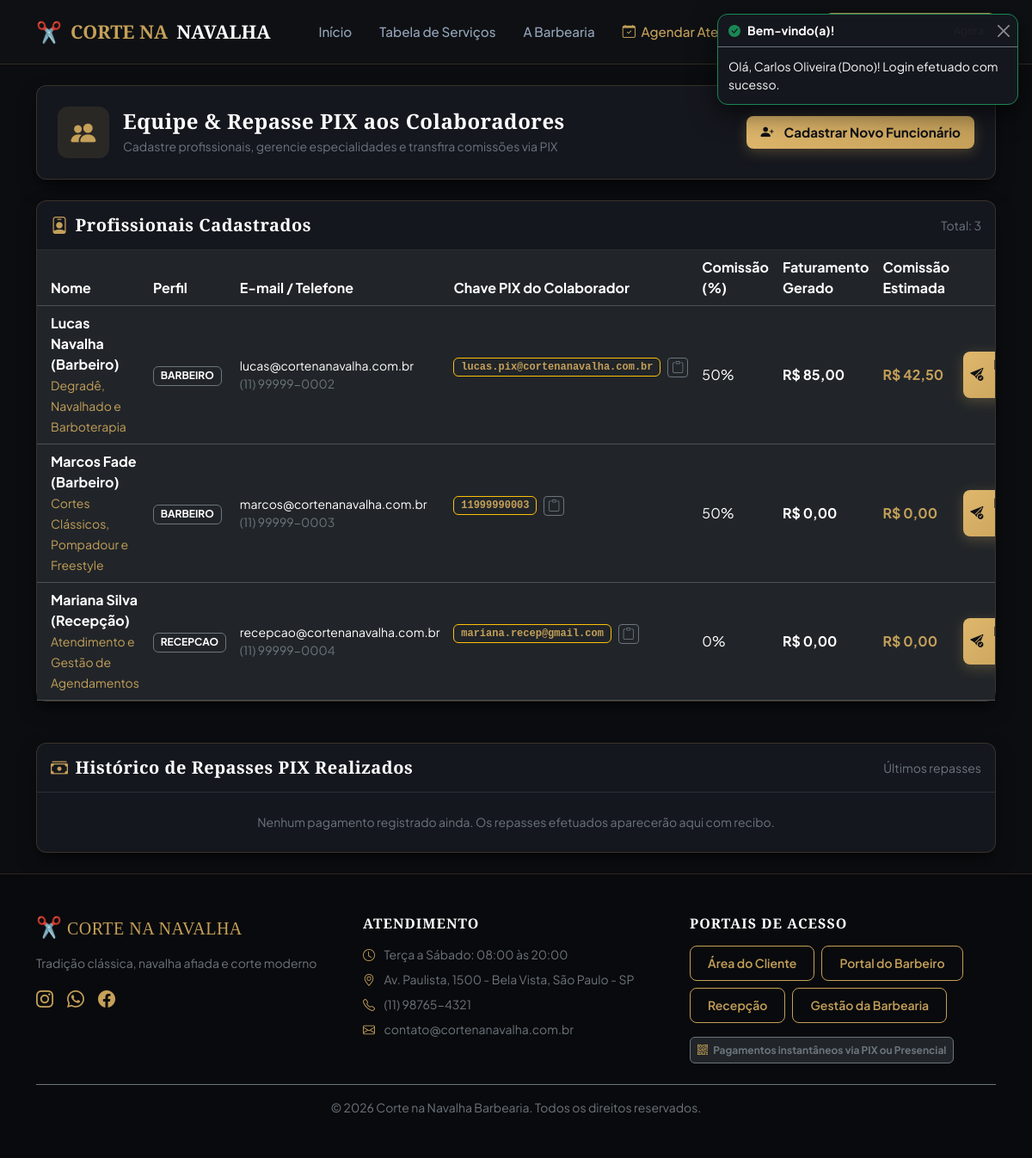
The app's page /admin/funcionarios.php (signed in) with its own data.
### tables this page shows
CREATE TABLE IF NOT EXISTS `usuarios` (
    `id` INT AUTO_INCREMENT PRIMARY KEY,
    `nome` VARCHAR(150) NOT NULL,
    `email` VARCHAR(120) NOT NULL UNIQUE,
    `cpf` VARCHAR(20) NOT NULL UNIQUE,
    `telefone` VARCHAR(20) NOT NULL,
    `senha` VARCHAR(255) NOT NULL,
    `perfil` ENUM('cliente', 'barbeiro', 'recepcao', 'dono') NOT NULL DEFAULT 'cliente',
    `foto` VARCHAR(255) DEFAULT 'assets/img/default-avatar.png',
    `especialidade` VARCHAR(150) DEFAULT NULL,
    `chave_pix` VARCHAR(100) DEFAULT NULL,
    `tipo_chave_pix` VARCHAR(30) DEFAULT NULL,
    `comissao_percentual` DECIMAL(5,2) DEFAULT 50.00,
    `ativo` TINYINT(1) DEFAULT 1,
    `criado_em` TIMESTAMP DEFAULT CURRENT_TIMESTAMP
);

CREATE TABLE IF NOT EXISTS `configuracao_empresa` (
    `id` INT AUTO_INCREMENT PRIMARY KEY,
    `nome_barbearia` VARCHAR(150) NOT NULL DEFAULT 'Corte na Navalha Barbearia',
    `slogan` VARCHAR(255) DEFAULT 'Tradição, estilo e precisão em cada detalhe',
    `cnpj` VARCHAR(20) DEFAULT '12.345.678/0001-90',
    `telefone` VARCHAR(20) DEFAULT '(11) 98765-4321',
    `email` VARCHAR(100) DEFAULT 'contato@cortenanavalha.com.br',
    `endereco` VARCHAR(255) DEFAULT 'Rua dos Barbeiros, 777 - Centro, São Paulo - SP',
    `horario_abertura` TIME DEFAULT '08:00:00',
    `horario_fechamento` TIME DEFAULT '20:00:00',
    `chave_pix_principal` VARCHAR(100) DEFAULT 'pix@cortenanavalha.com.br',
    `tipo_chave_pix` VARCHAR(30) DEFAULT 'E-mail',
    `atualizado_em` TIMESTAMP DEFAULT CURRENT_TIMESTAMP ON UPDATE CURRENT_TIMESTAMP
);

### config/db.php (called while the page is built, shortened)
<?php
function getDBConnection() {
    static $pdo = null;
    if ($pdo === null) {
        $dsn = "mysql:host=" . DB_HOST . ";port=" . DB_PORT . ";dbname=" . DB_NAME . ";charset=" . DB_CHARSET;
        $options = [
            PDO::ATTR_ERRMODE            => PDO::ERRMODE_EXCEPTION,
            PDO::ATTR_DEFAULT_FETCH_MODE => PDO::FETCH_ASSOC,
            PDO::ATTR_EMULATE_PREPARES   => false,
            PDO::MYSQL_ATTR_INIT_COMMAND => "SET NAMES utf8mb4 COLLATE utf8mb4_unicode_ci"
        ];
        try {
            $pdo = new PDO($dsn, DB_USER, DB_PASS, $options);
        } catch (PDOException $e) {
            try {
                $pdoRoot = new PDO("mysql:host=" . DB_HOST . ";port=" . DB_PORT . ";charset=" . DB_CHARSET, DB_USER, DB_PASS, $options);
                $pdoRoot->exec("CREATE DATABASE IF NOT EXISTS `" . DB_NAME . "` CHARACTER SET utf8mb4 COLLATE utf8mb4_unicode_ci;");
                $sqlPath = __DIR__ . '/../database/schema.sql';
                if (file_exists($sqlPath)) {
                    $sqlContent = file_get_contents($sqlPath);
                    $pdoRoot->exec("USE `" . DB_NAME . "`; " . $sqlContent);
                }
                $pdo = new PDO($dsn, DB_USER, DB_PASS, $options);
            } catch (Exception $ex) {
                die("<div style='font-family:sans-serif; background:#1c1917; color:#f87171; padding:25px; border-radius:8px; margin:40px auto; max-width:600px; border:1px solid #7f1d1d;'>
                    <h3 style='margin-top:0;'>Erro de Conexão com o Banco de Dados</h3>
                    <p>Não foi possível conectar ao MySQL do XAMPP: " . htmlspecialchars($ex->getMessage()) . "</p>
                    <p style='color:#cbd5e1;'>Certifique-se de que o MySQL está iniciado no painel de controle do XAMPP.</p>
                </div>");
            }
        }
    }
    return $pdo;
}
function getEmpresaConfig() {
    try {
        $pdo = getDBConnection();
        $stmt = $pdo->query("SELECT * FROM configuracao_empresa LIMIT 1");
        $config = $stmt->fetch();
        return $config;
    } catch (Exception $e) {
        return [];
    }
}

### admin/funcionarios.php (the view, shortened to what this page needs)
<?php
require_once __DIR__ . '/../config/db.php';
$pdo = getDBConnection();
$sql = "
    SELECT u.*,
           COALESCE(SUM(CASE WHEN a.status_pagamento = 'pago' AND a.status_atendimento = 'concluido' THEN a.valor_total ELSE 0 END), 0) as total_faturado,
           COUNT(DISTINCT a.id) as total_cortes
    FROM usuarios u
    LEFT JOIN agendamentos a ON a.barbeiro_id = u.id
    WHERE u.perfil IN ('barbeiro', 'recepcao')
    GROUP BY u.id
    ORDER BY u.perfil ASC, u.nome ASC
";
$funcionarios = $pdo->query($sql)->fetchAll();
$sqlPagamentos = "
    SELECT p.*, f.nome as funcionario_nome, f.cpf as funcionario_cpf
    FROM pagamentos_funcionarios p
    JOIN usuarios f ON p.funcionario_id = f.id
    ORDER BY p.id DESC
    LIMIT 15
";
$historicoPagamentos = $pdo->query($sqlPagamentos)->fetchAll();
require_once __DIR__ . '/../includes/header.php';
?>
<div class="container py-4">
    <div class="barber-card p-4 mb-4">
        <div class="row align-items-center g-3">
            <div class="col-md-7">
                <div class="d-flex align-items-center gap-3">
                    <div class="stat-icon" style="width: 60px; height: 60px; font-size: 1.8rem;">
                        <i class="bi bi-people-fill"></i>
                    </div>
                    <div>
                        <h4 class="text-white fw-bold mb-1">Equipe & Repasse PIX aos Colaboradores</h4>
                        <p class="text-secondary small mb-0">Cadastre profissionais, gerencie especialidades e transfira comissões via PIX</p>
                    </div>
                </div>
            </div>
            <div class="col-md-5 text-md-end">
                <button type="button" class="btn btn-gold py-2 px-3" onclick="abrirModalFuncionario()">
                    <i class="bi bi-person-plus-fill me-1"></i> Cadastrar Novo Funcionário
                </button>
            </div>
        </div>
    </div>
    <div class="barber-card p-0 mb-5">
        <div class="p-3 border-bottom border-secondary border-opacity-25 d-flex justify-content-between align-items-center">
            <h5 class="text-white mb-0 fw-bold"><i class="bi bi-person-badge text-gold me-2"></i>Profissionais Cadastrados</h5>
            <span class="text-secondary small">Total: <?= count($funcionarios) ?></span>
        </div>
        <div class="table-responsive">
            <table class="table table-dark table-hover mb-0 align-middle">
                <thead style="background: #111319;">
                    <tr>
                        <th class="ps-3">Nome</th>
                        <th>Perfil</th>
                        <th>E-mail / Telefone</th>
                        <th>Chave PIX do Colaborador</th>
                        <th>Comissão (%)</th>
                        <th>Faturamento Gerado</th>
                        <th>Comissão Estimada</th>
                        <th class="text-end pe-3">Ações</th>
                    </tr>
                </thead>
                <tbody>
                    <?php foreach ($funcionarios as $f): ?>
                        <?php
                            $comissaoPerc = (float)$f['comissao_percentual'];
                            $valorComissao = ((float)$f['total_faturado'] * $comissaoPerc) / 100;
                        ?>
                        <tr>
                            <td class="ps-3">
                                <strong class="text-white d-block"><?= htmlspecialchars($f['nome']) ?></strong>
                                <small class="text-gold"><?= htmlspecialchars($f['especialidade'] ?? 'Colaborador') ?></small>
                            </td>
                            <td>
                                <span class="badge bg-dark border border-secondary text-uppercase">
                                    <?= htmlspecialchars($f['perfil']) ?>
                                </span>
                            </td>
                            <td>
                                <div class="small">
                                    <div><?= htmlspecialchars($f['email']) ?></div>
                                    <span class="text-secondary"><?= htmlspecialchars($f['telefone']) ?></span>
                                </div>
                            </td>
                            <td>
                                <?php if (!empty($f['chave_pix'])): ?>
                                    <div class="d-flex align-items-center gap-2">
                                        <span class="badge bg-dark border border-warning text-gold font-monospace">
                                            <?= htmlspecialchars($f['chave_pix']) ?>
                                        </span>
                                        <button type="button" class="btn btn-sm btn-outline-secondary py-0 px-1" title="Copiar Chave PIX" onclick="copiarParaClipboard('<?= htmlspecialchars($f['chave_pix']) ?>')">
                                            <i class="bi bi-clipboard"></i>
                                        </button>
                                    </div>
                                    <small class="text-muted d-block" style="font-size: 0.75rem;">Tipo: <?= htmlspecialchars($f['tipo_chave_pix'] ?? 'Chave') ?></small>
                                <?php else: ?>
                                    <span class="text-danger small"><i class="bi bi-exclamation-circle"></i> Não cadastrada</span>
                                <?php endif; ?>
                            </td>
                            <td><?= number_format($comissaoPerc, 0) ?>%</td>
                            <td class="fw-bold">R$ <?= number_format($f['total_faturado'], 2, ',', '.') ?></td>
                            <td class="text-gold fw-bold">R$ <?= number_format($valorComissao, 2, ',', '.') ?></td>
                            <td class="text-end pe-3">
                                <div class="d-flex justify-content-end gap-1">
                                    <button type="button" class="btn btn-sm btn-gold py-1 px-2" title="Pagar Funcionário via Chave PIX" onclick='abrirModalPagarPix(<?= json_encode($f) ?>, <?= $valorComissao ?>)'>
                                        <i class="bi bi-send-check-fill me-1"></i> Pagar PIX
                                    </button>
                                </div>
                            </td>
                        </tr>
                    <?php endforeach; ?>
                </tbody>
            </table>
        </div>
    </div>
    <div class="barber-card p-0">
        <div class="p-3 border-bottom border-secondary border-opacity-25 d-flex justify-content-between align-items-center">
            <h5 class="text-white mb-0 fw-bold"><i class="bi bi-cash-stack text-gold me-2"></i>Histórico de Repasses PIX Realizados</h5>
            <span class="text-secondary small">Últimos repasses</span>
        </div>
        <?php if (empty($historicoPagamentos)): ?>
            <div class="p-4 text-center">
                <p class="text-secondary small mb-0">Nenhum pagamento registrado ainda. Os repasses efetuados aparecerão aqui com recibo.</p>
            </div>
        <?php endif; ?>
    </div>
</div>
<?php require_once __DIR__ . '/../includes/footer.php'; ?>

### includes/footer.php (shortened to what this page needs)
</main>
<footer class="mt-auto py-5" style="background: #090a0d; border-top: 1px solid rgba(197, 160, 89, 0.2);">
    <div class="container">
        <div class="row g-4 mb-4">
            <div class="col-lg-4 col-md-6">
                <h5 class="brand-font text-gold mb-3">
                    <span class="fs-4">✂️</span> CORTE NA NAVALHA
                </h5>
                <p class="text-secondary small">
                    <?= htmlspecialchars($empresa['slogan'] ?? 'Tradição, estilo e precisão em cada detalhe.') ?>
                </p>
                <div class="d-flex gap-3 mt-3">
                    <a href="#" class="text-gold fs-5" aria-label="Instagram"><i class="bi bi-instagram"></i></a>
                    <a href="#" class="text-gold fs-5" aria-label="WhatsApp"><i class="bi bi-whatsapp"></i></a>
                    <a href="#" class="text-gold fs-5" aria-label="Facebook"><i class="bi bi-facebook"></i></a>
                </div>
            </div>
            <div class="col-lg-4 col-md-6">
                <h6 class="text-white text-uppercase fw-bold mb-3" style="letter-spacing: 1px;">Atendimento</h6>
                <ul class="list-unstyled text-secondary small mb-0">
                    <li class="mb-2"><i class="bi bi-clock me-2 text-gold"></i> Terça a Sábado: 08:00 às 20:00</li>
                    <li class="mb-2"><i class="bi bi-geo-alt me-2 text-gold"></i> <?= htmlspecialchars($empresa['endereco'] ?? 'São Paulo - SP') ?></li>
                    <li class="mb-2"><i class="bi bi-telephone me-2 text-gold"></i> <?= htmlspecialchars($empresa['telefone'] ?? '(11) 98765-4321') ?></li>
                    <li><i class="bi bi-envelope me-2 text-gold"></i> <?= htmlspecialchars($empresa['email'] ?? 'contato@cortenanavalha.com.br') ?></li>
                </ul>
            </div>
            <div class="col-lg-4 col-md-12">
                <h6 class="text-white text-uppercase fw-bold mb-3" style="letter-spacing: 1px;">Portais de Acesso</h6>
                <div class="d-flex flex-wrap gap-2">
                    <a href="<?= BASE_URL ?>/login.php?perfil=cliente" class="btn btn-sm btn-outline-gold">Área do Cliente</a>
                    <a href="<?= BASE_URL ?>/login.php?perfil=barbeiro" class="btn btn-sm btn-outline-gold">Portal do Barbeiro</a>
                    <a href="<?= BASE_URL ?>/login.php?perfil=recepcao" class="btn btn-sm btn-outline-gold">Recepção</a>
                    <a href="<?= BASE_URL ?>/login.php?perfil=dono" class="btn btn-sm btn-outline-gold">Gestão da Barbearia</a>
                </div>
                <div class="mt-3">
                    <span class="badge bg-dark border border-secondary text-secondary p-2">
                        <i class="bi bi-qr-code text-gold me-1"></i> Pagamentos instantâneos via PIX ou Presencial
                    </span>
                </div>
            </div>
        </div>
        <div class="border-top border-secondary pt-3 text-center text-secondary small">
            <p class="mb-0">&copy; <?= date('Y') ?> Corte na Navalha Barbearia. Todos os direitos reservados.</p>
        </div>
    </div>
</footer>
</body>
</html>

### assets/css/style.css (style rules this page uses)
:root { --bg-main: #0c0d10; --bg-card: #15171e; --bg-card-hover: #1c1f28; --bg-input: #101217; --border-color: rgba(197, 160, 89, 0.2); --border-active: #c5a059; --gold: #c5a059; --gold-light: #dfb76c; --gold-dark: #967636; --gold-glow: rgba(197, 160, 89, 0.25); --text-primary: #f8fafc; --text-secondary: #94a3b8; --text-muted: #64748b; --danger: #ef4444; --success: #10b981; --warning: #f59e0b; --info: #06b6d4; --font-heading: 'Cinzel', serif; --font-body: 'Plus Jakarta Sans', sans-serif; --radius-sm: 8px; --radius-md: 12px; --radius-lg: 18px; --shadow-card: 0 10px 25px -5px rgba(0, 0, 0, 0.5), 0 8px 10px -6px rgba(0, 0, 0, 0.4); --shadow-gold: 0 0 20px rgba(197, 160, 89, 0.2); }
body { background-color: var(--bg-main); color: var(--text-primary); font-family: var(--font-body); min-height: 100vh; display: flex; flex-direction: column; overflow-x: hidden; }
h1, h2, h3, h4, h5, h6, .brand-font { font-family: var(--font-heading); letter-spacing: 0.5px; }
.text-gold { color: var(--gold) !important; }
.btn-gold { background: linear-gradient(135deg, var(--gold-light) 0%, var(--gold) 100%); color: #0f1115 !important; font-weight: 700; font-size: 0.95rem; padding: 10px 22px; border-radius: var(--radius-sm); border: none; box-shadow: 0 4px 15px rgba(197, 160, 89, 0.3); transition: all 0.25s ease; display: inline-flex; align-items: center; justify-content: center; gap: 8px; }
.btn-outline-gold { background: transparent; color: var(--gold) !important; border: 1px solid var(--gold); font-weight: 600; padding: 9px 20px; border-radius: var(--radius-sm); transition: all 0.25s ease; display: inline-flex; align-items: center; justify-content: center; gap: 8px; }
.barber-card { background: var(--bg-card); border: 1px solid var(--border-color); border-radius: var(--radius-md); box-shadow: var(--shadow-card); padding: 24px; transition: transform 0.2s ease, border-color 0.2s ease; }
.stat-icon { width: 52px; height: 52px; border-radius: 12px; background: rgba(197, 160, 89, 0.12); color: var(--gold); display: flex; align-items: center; justify-content: center; font-size: 1.5rem; }

### records on screen
usuarios: nome "Lucas Navalha (Barbeiro)", especialidade "Degradê, Navalhado e Barboterapia", perfil "BARBEIRO", email "lucas@cortenanavalha.com.br", telefone "(11) 99999-0002", chave_pix "lucas.pix@cortenanavalha.com.br", comissao_percentual "50", total_faturado "85,00", valorComissao "42,50"
usuarios: nome "Marcos Fade (Barbeiro)", especialidade "Cortes Clássicos, Pompadour e Freestyle", perfil "BARBEIRO", email "marcos@cortenanavalha.com.br", telefone "(11) 99999-0003", chave_pix "11999990003", comissao_percentual "50", total_faturado "0,00", valorComissao "0,00"
usuarios: nome "Mariana Silva (Recepção)", especialidade "Atendimento e Gestão de Agendamentos", perfil "RECEPCAO", email "recepcao@cortenanavalha.com.br", telefone "(11) 99999-0004", chave_pix "mariana.recep@gmail.com", comissao_percentual "0", total_faturado "0,00", valorComissao "0,00"
configuracao_empresa: slogan "Tradição clássica, navalha afiada e corte moderno", endereco "Av. Paulista, 1500 - Bela Vista, São Paulo - SP", telefone "(11) 98765-4321", email "contato@cortenanavalha.com.br"

### other values on screen
$toast['titulo'] "Bem-vindo(a)!"
$toast['mensagem'] "Olá, Carlos Oliveira (Dono)! Login efetuado com sucesso."
count($funcionarios) "3"
